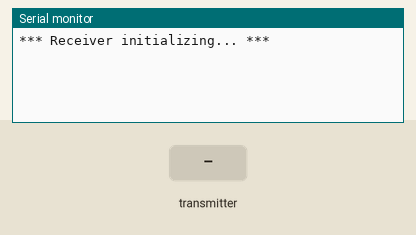
Simulated run of this sketch. Board: Arduino Nano, built with avr-gcc and run on an emulated ATmega328P. On the bench: the last lines printed to the serial monitor. The inputs (shaded band) are chosen by the test bench. No radio packets arrive unless stated.

Above: at 2.2 s.
2.3 s: the transmitter starts sending val = 256
At 2.65 s:
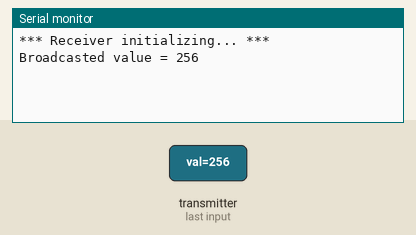
4.4 s: the transmitter starts sending val = 512
At 5.06 s:
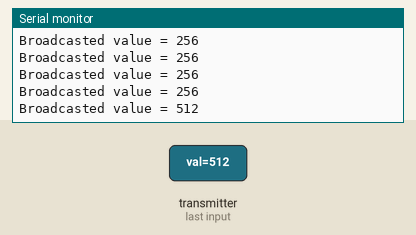

The sketch:

nrf24_receiver.ino
```cpp
#include <SPI.h>
#include <RF24.h>

//#define USART_DEBUG

#define BROADCAST_PIPE 0xB3B4B5B6CDLL
#define TX_PIPE        0xB3B4B5B6F1LL
#define RX_PIPE        0x7878787878LL

#define CHANNEL_NUM    (88)
#define PA_LEVEL       RF24_PA_LOW

#define RX_PIPE_NUM         (0)
#define BROADCAST_PIPE_NUM  (1)

//nano:     CE 9  CSN 10 (receiver)
//esp8266:  CE D4 CSN D3 (sender/broadcaster)
const int pinCE  = 9;//9 on nano D4 on esp //This pin is used to set the nRF24 to standby (0) or active mode (1)
const int pinCSN = 10;//10 on nano D3 on esp//This pin is used to tell the nRF24 whether the SPI communication is a command or message to send out

RF24 radio(pinCE, pinCSN); // Create your nRF24 object or wireless SPI connection


int listen_broadcast(uint16_t timeout = 500);
bool receive(int *val, uint16_t timeout = 500);

int listen_broadcast(uint16_t timeout)
{
  int val = 0;
  uint8_t pipe_num = 0;

  radio.startListening();

  unsigned long started_at = millis();
  while ( millis() - started_at < timeout )
  {
    if ( radio.available(&pipe_num) )
    {
      if ( pipe_num == BROADCAST_PIPE_NUM )
      {
        radio.read(&val, sizeof(int));
        return val;
      }
    }
  }

#ifdef USART_DEBUG
    Serial.println("listen_broadcast() timeout.");
#endif
  return 0;
}

bool receive(int *val, uint16_t timeout)
{
  //radio.openReadingPipe(0, TX_PIPE); // Already opened in setup()
  radio.startListening();

  uint8_t pipe_num = 0;
  unsigned long started_at = millis();
  while ( millis() - started_at < timeout )
  {
    if ( radio.available(&pipe_num) )
    {
      if ( pipe_num == RX_PIPE_NUM )
      {
        radio.read(val, sizeof(int));
        radio.stopListening();
        radio.write(val, sizeof(int));
        return true;
      }
    }
  }

#ifdef USART_DEBUG
    Serial.println("receive() timeout.");
#endif

  return false;
}

void setup()
{
  Serial.begin(115200);
  Serial.println("*** Receiver initializing... ***");

  radio.begin();  //Start the nRF24 module
  radio.setPALevel(PA_LEVEL);  // "short range setting" - increase if you want more range AND have a good power supply
  radio.setChannel(CHANNEL_NUM);          // the higher channels tend to be more "open"

  // Open up to six pipes for PRX to receive data
  radio.openReadingPipe(RX_PIPE_NUM, TX_PIPE);
  radio.openReadingPipe(BROADCAST_PIPE_NUM, BROADCAST_PIPE);
  radio.openWritingPipe(RX_PIPE);
  //radio.printDetails();

  radio.startListening();                 // Start listening for messages
  delay(1000);
}

void loop()
{
  int receivedVal = 0;
  int broadcastVal = 0;
  bool bReceived = false;

  broadcastVal = listen_broadcast(200);
  bReceived = receive(&receivedVal, 200);

  if ( broadcastVal != 0 )
    Serial.println("Broadcasted value = " + String(broadcastVal));
  if ( bReceived )
    Serial.println("   Received value = " + String(receivedVal));
}
```

Measured:
- after the input at 2.3 s, the serial monitor: prints a new line after 0.20 s (image 1)
- after the input at 4.4 s, the serial monitor: prints a new line after 0.50 s (image 2)
